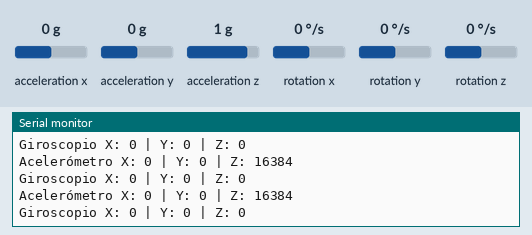
Recording of a sketch running on a simulated Arduino Uno, built with avr-gcc and run on an emulated ATmega328P. Shown: the last lines printed to the serial monitor. The test bench sets the inputs (shaded band); at power-on: acceleration x 0 g, acceleration y 0 g, acceleration z 1 g, rotation x 0 °/s, rotation y 0 °/s, rotation z 0 °/s.

Above: at 1.2 s.
1.3 s: acceleration x set to -1.4 g
At 1.93 s:
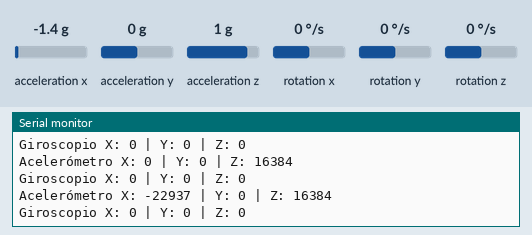
2.8 s: acceleration y set to -1.4 g
At 3.47 s:
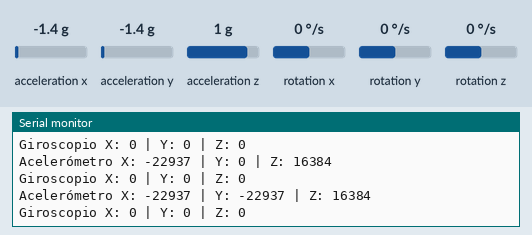
4.3 s: acceleration z set to -1.4 g
At 5.03 s:
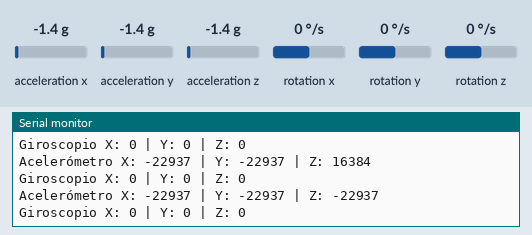
7.3 s: rotation x set to -192 °/s
At 8.15 s:
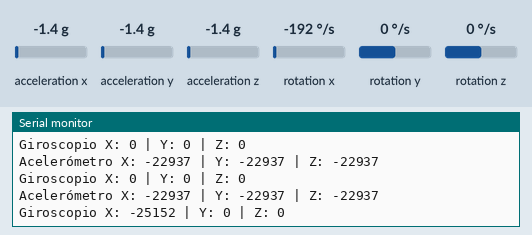
8.8 s: rotation y set to -192 °/s
At 9.2 s:
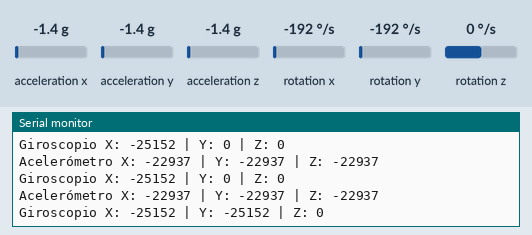

Measured:
- after the input at 1.3 s, the serial monitor: prints a new line after 0.29 s (image 1)
- after the input at 2.8 s, the serial monitor: prints a new line after 0.33 s (image 2)
- after the input at 4.3 s, the serial monitor: prints a new line after 0.39 s (image 3)
- after the input at 7.3 s, the serial monitor: prints a new line after 0.56 s (image 4)
- after the input at 8.8 s, the serial monitor: prints a new line after 0.10 s (image 5)

The sketch:

MPU6050_SensorGiroscopy.ino
```cpp
#include <Wire.h>
#include <MPU6050.h>

MPU6050 mpu;
/*
  Libary:
    MPU6050

  Pins conectivity:
    3V  - VCC
    GND - GNG
    SCL - 19-A5
    SDA - 18-A4
*/

void setup() {
  Serial.begin(9600);
  Wire.begin();

  // Inicializa el MPU-6050
  Serial.println("Inicializando el MPU-6050...");
  mpu.initialize();

  // Verifica la conexión
  Serial.println(mpu.testConnection() ? "MPU-6050 conectado correctamente" : "Error en la conexión del MPU-6050");

  // Configura el rango del acelerómetro y giroscopio (opcional)
  mpu.setFullScaleAccelRange(MPU6050_ACCEL_FS_2);
  mpu.setFullScaleGyroRange(MPU6050_GYRO_FS_250);
}

void loop() {
  int16_t ax, ay, az, gx, gy, gz;

  // Lee los valores del acelerómetro y giroscopio
  mpu.getMotion6(&ax, &ay, &az, &gx, &gy, &gz);

  // Imprime los valores en el monitor serie
  Serial.print("Acelerómetro X: "); Serial.print(ax);
  Serial.print(" | Y: "); Serial.print(ay);
  Serial.print(" | Z: "); Serial.println(az);

  Serial.print("Giroscopio X: "); Serial.print(gx);
  Serial.print(" | Y: "); Serial.print(gy);
  Serial.print(" | Z: "); Serial.println(gz);

  delay(500);
}
```
